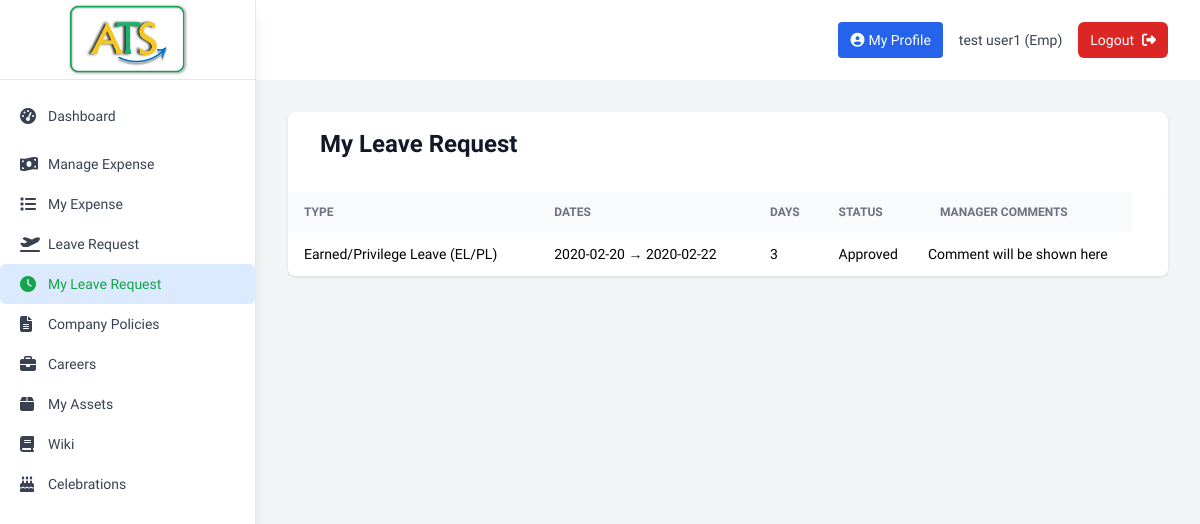
/employee/my_leave_requests (signed in), run on an earlier commit of the app's database.
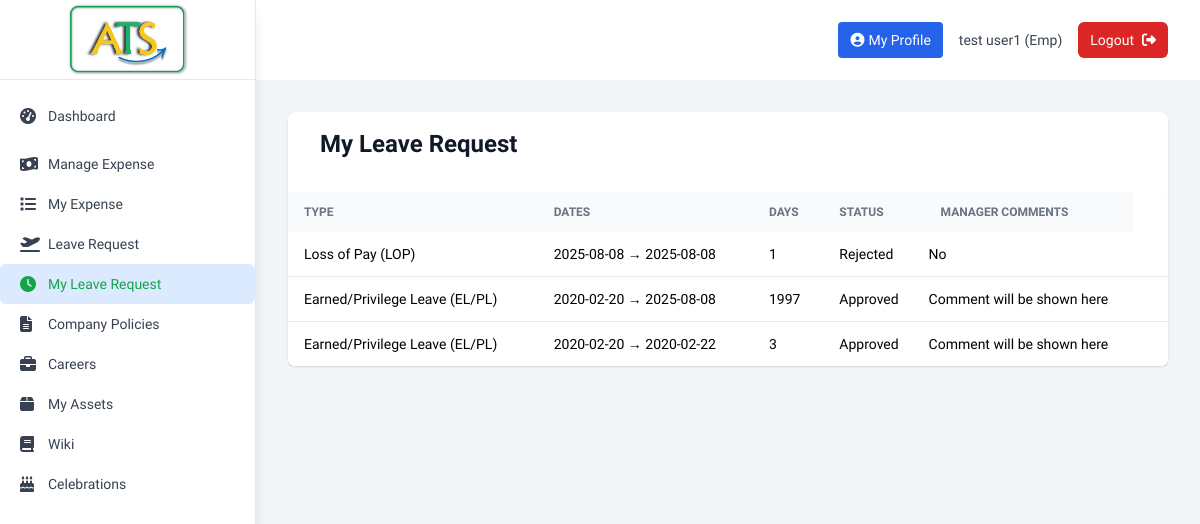
And on a later commit of the database.
### tables this page shows
CREATE TABLE tbl_leave_request (
                request_id      INTEGER PRIMARY KEY AUTOINCREMENT,
                leave_type_id   INTEGER NOT NULL,
                employee_id     INTEGER NOT NULL,
                start_date      DATE    NOT NULL,
                end_date        DATE    NOT NULL,
                leave_desc      TEXT    CHECK (LENGTH(leave_desc)<=500),
                manager_id      INTEGER,
                comments        TEXT    CHECK (LENGTH(comments)<=200),
                status          TEXT    DEFAULT 'pending',   -- pending/approved/rejected
                inserted_date   DATETIME DEFAULT CURRENT_TIMESTAMP,
                FOREIGN KEY (leave_type_id) REFERENCES tbl_leave_type(leave_type_id),
                FOREIGN KEY (employee_id)  REFERENCES tbl_employee(emp_id),
                FOREIGN KEY (manager_id)   REFERENCES tbl_employee(emp_id)
            );

CREATE TABLE "tbl_leave_type" (
	"leave_type_id"	INTEGER,
	"leave_type"	TEXT NOT NULL CHECK(LENGTH("leave_type") <= 50) UNIQUE COLLATE NOCASE,
	"inserted_date"	DATETIME DEFAULT CURRENT_TIMESTAMP,
	PRIMARY KEY("leave_type_id" AUTOINCREMENT)
);

### app.py (the view)
@app.route('/employee/my_leave_requests')
def employee_leave_requests():
    if 'user_id' not in session or session['emp_type'] != 'emp':
        return redirect(url_for('login'))
    my_requests = db.get_leave_requests('WHERE lr.employee_id=?', (session['user_id'],))
    return render_template('employee_leave_requests.html', my_requests=my_requests)

### templates/employee_leave_requests.html (shortened to what this page needs)
{% extends "base.html" %} {% block title %}My Leave Requests{% endblock %} {%
block content %}
<div class="bg-white shadow rounded-lg">
  <div class="mb-8">
    <h1 class="text-2xl font-bold text-gray-900 text-left pt-4 ml-8">
      My Leave Request
    </h1>
  </div>
  <div class="overflow-x-auto">
    <table class="min-w-full bg-white rounded-md shadow text-sm">
      <thead class="bg-gray-50 text-left uppercase text-xs font-medium text-gray-500">
        <tr>
          <th class="px-4 py-3">Type</th>
          <th class="px-4 py-3">Dates</th>
          <th class="px-4 py-3">Days</th>
          <th class="px-4 py-3">Status</th>
          <th class="px-4 py-3">Manager Comments</th>
        </tr>
      </thead>
      <tbody class="divide-y">
        {% for r in my_requests %} {% set days = (r[4]|todate -
        r[3]|todate).days + 1 %}
        <tr>
          <td class="px-4 py-3">{{ r[1] }}</td>
          <td class="px-4 py-3">{{ r[3] }} → {{ r[4] }}</td>
          <td class="px-4 py-3">{{ days }}</td>
          <td class="px-4 py-3" style="text-transform: capitalize">
            {{ r[6] }}
          </td>
          <td class="px-1 py-3">{{ r[7] or 'Comment will be shown here' }}</td>
          <td class="px-4 py-3">
          </td>
        </tr>
        {% else %}
        <tr>
          <td colspan="5" class="px-4 py-6 text-center text-gray-500">
            No leave requests found.
          </td>
        </tr>
        {% endfor %}
      </tbody>
    </table>
  </div>
</div>
{% endblock %}

What changed in the data, as far as the page shows it:
added tbl_leave_request: leave_type "Loss of Pay (LOP)", start_date "2025-08-08", end_date "2025-08-08", manager "1", status "Rejected", comments "No"
added tbl_leave_request: leave_type "Earned/Privilege Leave (EL/PL)", start_date "2020-02-20", end_date "2025-08-08", days "1997", status "Approved", comments "Comment will be shown here"
